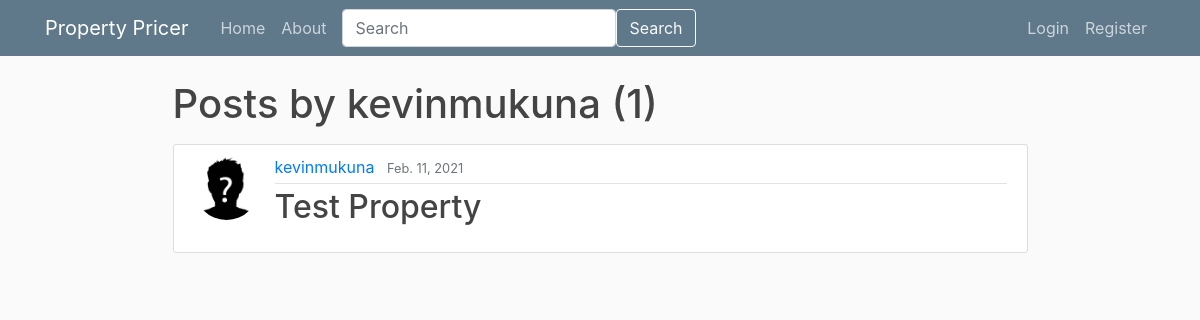
Page /user/kevinmukuna on the committed database.
### webpages/models.py (models this page shows, shortened)
class Post(models.Model):
    title = models.CharField(max_length=128)
    property_description = models.TextField()
    address_line_1 = models.CharField(max_length=255, default='')
    address_line_2 = models.CharField(max_length=255, null=True, blank=True)
    city = models.CharField(max_length=128, default='')
    county = models.CharField(max_length=128, default='')
    date_posted = models.DateField(default=timezone.now)
    author = models.ForeignKey(User,related_name="user_posts", on_delete=models.CASCADE)
    """
        this method return a string to redirect the user after posting to that post by returning post details the
        primary key of the newly created post
    """

### userpages/models.py (models this page shows, shortened)
class Profile(models.Model):
    user = models.OneToOneField(User, on_delete=models.CASCADE)
    image = models.ImageField(default='default.jpg', upload_to='profile_pics')

### webpages/views.py (the view)
# urls.py: path('user/<str:username>', UserPostListView.as_view(), name='user-posts'),
class UserPostListView(ListView):
    model = Post
    template_name = 'webpages/user_posts.html'
    context_object_name = 'posts'
    paginate_by = 5
    def get_queryset(self):
        user = get_object_or_404(User, username=self.kwargs.get('username'))
        return Post.objects.filter(author=user).order_by('-date_posted')

### templates/webpages/user_posts.html (shortened to what this page needs)
{% extends "base.html" %}
{% block content %}
    <h1 class="mb-3"> Posts by {{ view.kwargs.username }} ({{ page_obj.paginator.count}})</h1>
    {% for post in posts %}
        {% include 'webpages/short_post.html' %}
    {% endfor %}
{% endblock content %}

### templates/webpages/short_post.html (shortened to what this page needs)
<article class="media content-section">
    <img class="rounded-circle article-img" src="{{ post.author.profile.image.url }}">
    <div class="media-body">
        <div class="article-metadata">
            <a class="mr-2" href="{% url 'user-posts' post.author.username %}">{{ post.author }}</a>
            <small class="text-muted">{{ post.date_posted }}</small>
        </div>
        <h2><a class="article-title" href="{% url 'post-detail' post.id %}">{{ post.title }}</a></h2>
    </div>
</article>

### static/css/main.css (style rules this page uses)
body { background: #fafafa; color: #333333; margin-top: 5rem; }
h1, h2, h3, h4, h5, h6 { color: #444444; }
.content-section { background: #ffffff; padding: 10px 20px; border: 1px solid #dddddd; border-radius: 3px; margin-bottom: 20px; }
.article-title { color: #444444; }
.article-img { height: 65px; width: 65px; margin-right: 16px; }
.article-metadata { padding-bottom: 4px; margin-bottom: 4px; border-bottom: 1px solid #e3e3e3 }

### rows in the picture
Post: author.profile.image (placeholder picture), author "kevinmukuna", date_posted "Feb. 11, 2021", title "Test Property"

### other values in the picture
{{ view.kwargs.username }} "kevinmukuna"
{{ page_obj.paginator.count }} "1"
